Frame 1 (no input): blank canvas, image omitted
Frame 60 (the mouse pressed at the canvas centre just before this capture): blank canvas, image omitted
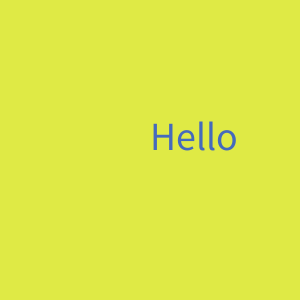
Frame 120 (the mouse held since frame 60 and released just before this capture)

The Processing sketch whose frames 1 and 60 were blank and that drew this single picture after the mouse press (run headless with seeded random() and noise(); from frame 60 on, the mouse is pressed at the canvas centre):

// Processing sketch: week12_3_mouse
// ── week12_3_mouse.pde
void setup(){
  size(300,300);
  textSize(40);
}
void draw(){
  background(#DFEA45);
  fill(#456ABC);
  text("Hello",mouseX,mouseY);
}
